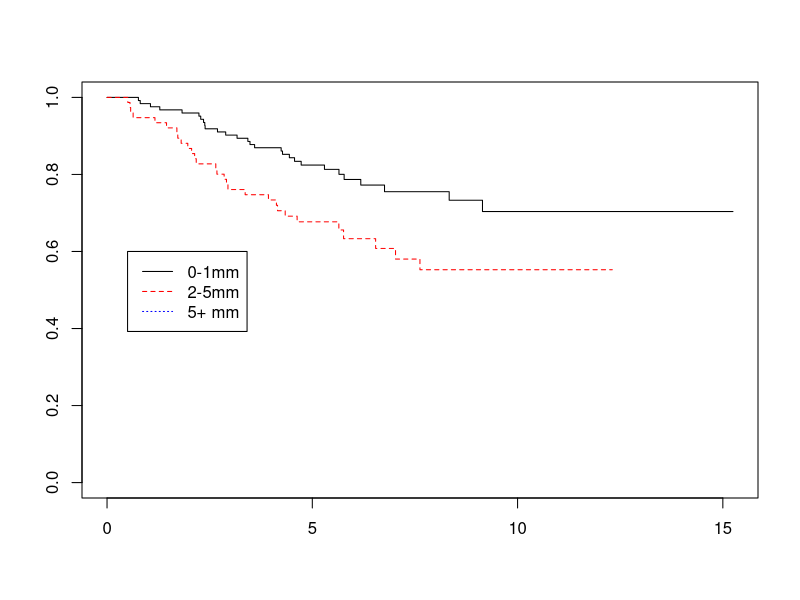

This chart was generated by the following R code: (Note: this script raises an error after producing the figure.)
library(survival)

setwd('C:\\Users\\Elisabeth\\Documents\\Courses\\STK4900\\Exercises')  #set working directory

melanoma <- read.table("melanoma.txt", header=TRUE)   
melanoma

status = melanoma$status
lifetime = melanoma$lifetime
ulcer = melanoma$ulcer
thickn = melanoma$thickn
sex = melanoma$sex
age = melanoma$age
grthick = melanoma$grthick
logthick = melanoma$logthick


fit.sex=survfit(Surv(lifetime,status==1)~sex, data=melanoma)
plot(fit.sex, lty=1:2, mark.time=F, col=c('black', 'red'))

#Logrank test
survdiff(Surv(lifetime,status==1)~sex, data=melanoma)

#b)
legend1=c('0-1mm', '2-5mm', '5+ mm')
fit.grthick=survfit(Surv(lifetime,status==1)~grthick, data=melanoma)
plot(fit.grthick, lty=1:3, mark.time=F, col=c('black', 'red', 'blue'), legend(0.5, 0.6, legend1, lty=1:3, 
                                                                              col=c('black', 'red', 'blue')))

#c)
plot.new()
fit.ulcer=survfit(Surv(lifetime,status==1)~ulcer, data=melanoma)
plot(fit.ulcer, lty=1:3, mark.time=F, col=c('black', 'red'), legend(0.5, 0.4, c('Present', 'Absent'), lty=1:2, 
                                                                    col=c('black', 'red')))
                                                                  
#d)
coxfit.sex=coxph(Surv(lifetime,status==1)~factor(sex), data=melanoma)
summary(coxfit.sex)

coxfit.grthick=coxph(Surv(lifetime,status==1)~factor(grthick), data=melanoma)
summary(coxfit.grthick)

coxfit.ulcer=coxph(Surv(lifetime,status==1)~factor(ulcer), data=melanoma)
summary(coxfit.ulcer)

coxfit.logthick=coxph(Surv(lifetime,status==1)~factor(logthick), data=melanoma)
summary(coxfit.logthick)







